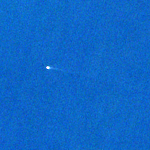
#> input picture visualisation/satellite/illicite est/images/CHARLES GILBERTE II_evt_1747_20220303T103839.png, 150 x 150 px; its folder holds 4 pictures in this run
$ python test.py
#> lines starting #> are read from the running program, lines starting #| are printed output that depends on the picture
from PIL import Image
import os

# Dossier contenant les images
input_folder = "images"

# Nom du fichier de sortie
output_file = "grille_6x3.png"

# Paramètres
cols = 6
rows = 3
img_width = 150
img_height = 150
gap = 2  # espace blanc entre les images, en pixels

# Récupérer les fichiers PNG
files = sorted([
    f for f in os.listdir(input_folder)
    if f.lower().endswith(".png")
])


# Dimensions finales :
# 7 images + 6 espaces de 2 px
# 3 images + 2 espaces de 2 px
grid_width = cols * img_width + (cols - 1) * gap
grid_height = rows * img_height + (rows - 1) * gap

# Créer le canevas blanc
grid = Image.new("RGB", (grid_width, grid_height), "white")
#> grid: PIL image 910x454 RGB; every value is 255

# Ajouter les images
for i, filename in enumerate(files):
    img = Image.open(os.path.join(input_folder, filename)).convert("RGB")
#> img is the input picture: PIL image 150x150 RGB; mean R, G, B 13.8, 102.7, 199.1


    col = i % cols
    row = i // cols

    x = col * (img_width + gap)
    y = row * (img_height + gap)

    grid.paste(img, (x, y))
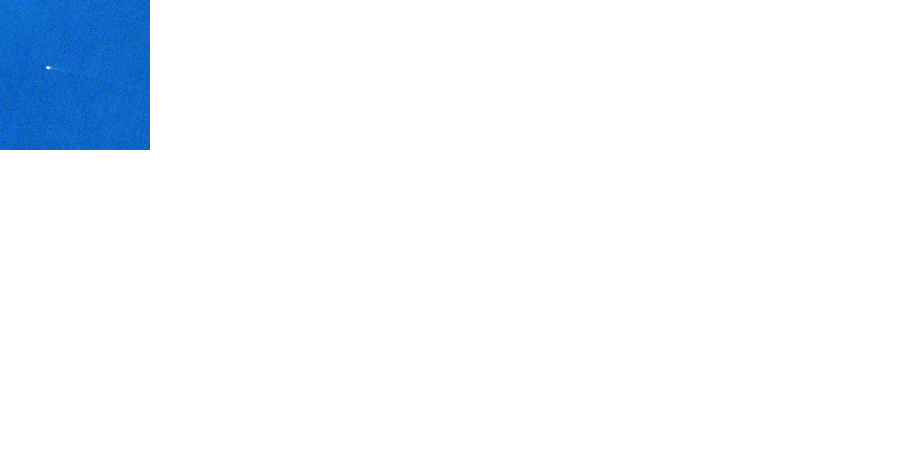
#> grid: PIL image 910x454 RGB; mean R, G, B 241.9, 246.7, 252
#> pass 2 of the loop `for i, filename in enumerate(files):`:
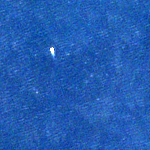
#> input picture visualisation/satellite/illicite est/images/JULIARTH II_evt_1434_20220127T104321.png, 150 x 150 px
#> img is the input picture: PIL image 150x150 RGB; mean R, G, B 34.2, 92.4, 178.3
#> `grid.paste(img, (x, y))`:
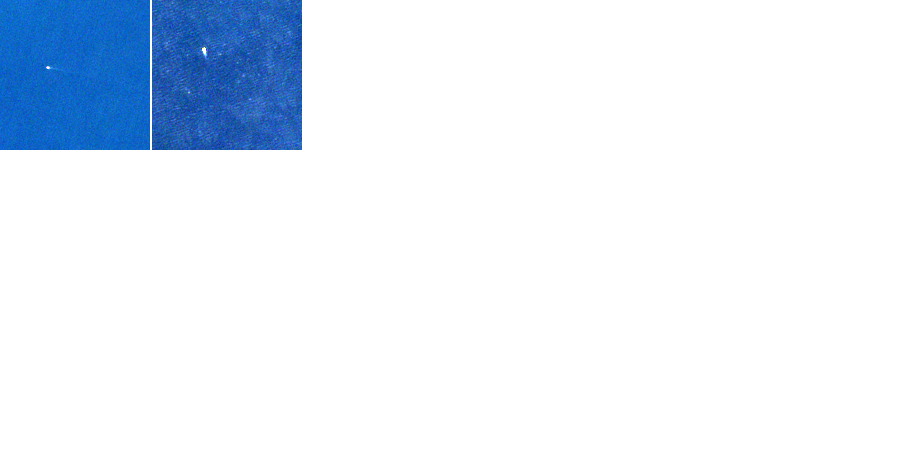
#> grid: PIL image 910x454 RGB; mean R, G, B 229.8, 237.9, 247.8
#> pass 3 of the loop `for i, filename in enumerate(files):`:
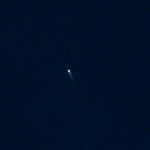
#> input picture visualisation/satellite/illicite est/images/JULIARTH II_evt_1438_20220203T103231.png, 150 x 150 px
#> img is the input picture: PIL image 150x150 RGB; mean R, G, B 0.2, 18, 39.6
#> `grid.paste(img, (x, y))`:
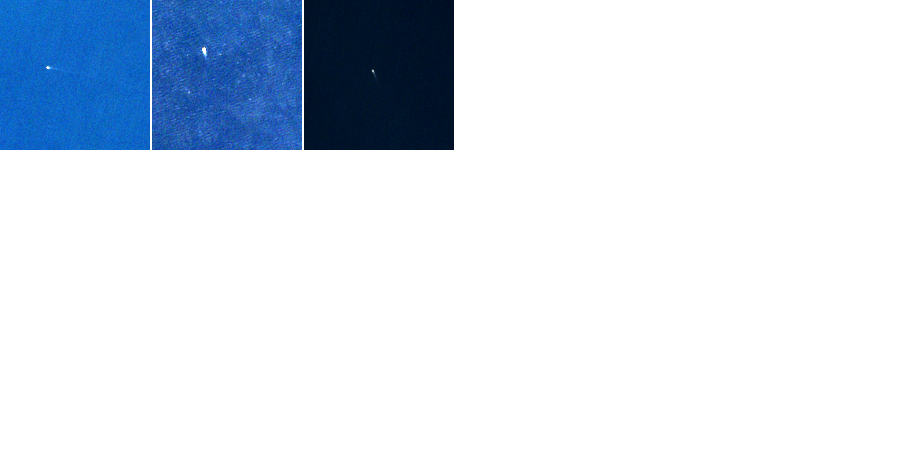
#> grid: PIL image 910x454 RGB; mean R, G, B 216, 224.9, 236.1
#> the loop made 4 passes; the first 3 are shown

# Sauvegarder
grid.save(output_file)
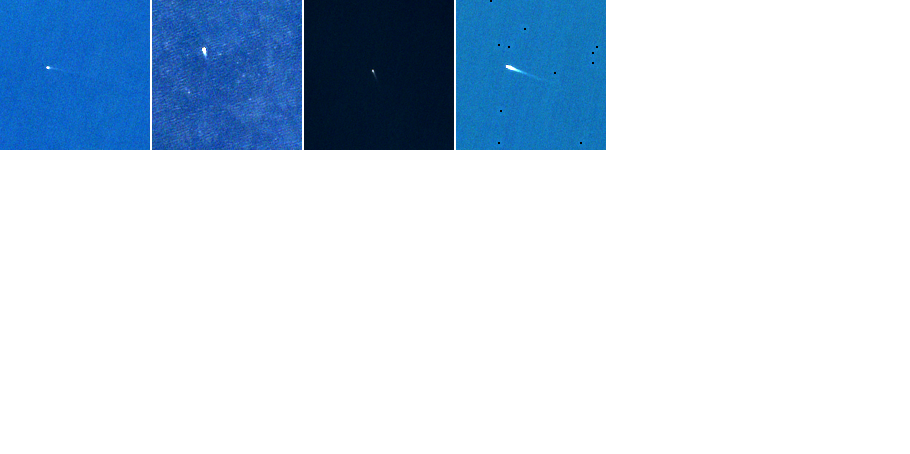
#> saved as grille_6x3.png: PIL image 910x454 RGB; mean R, G, B 203.1, 217.5, 232.4

print(f"Image créée : {output_file}")
print(f"Taille : {grid.size}")
#| Taille : (910, 454)
